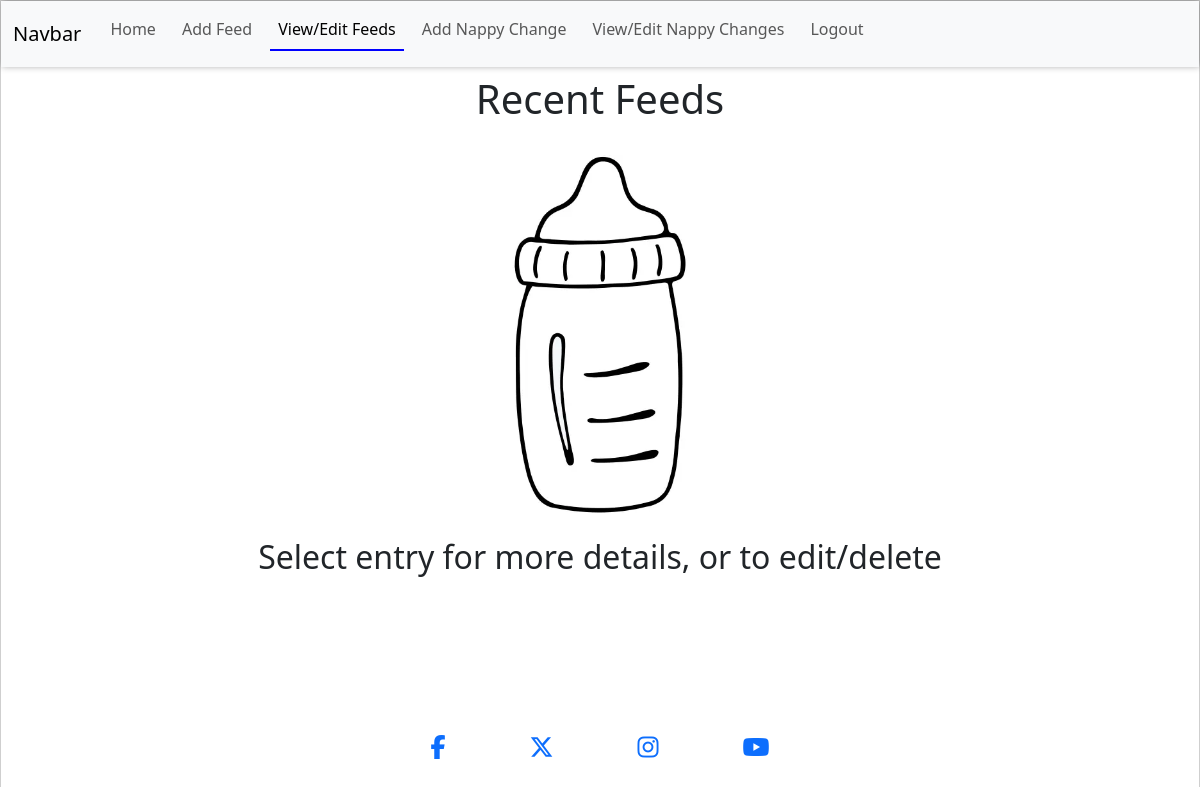
Before: /feeds/feeds_list/ (signed in) with the older database file.
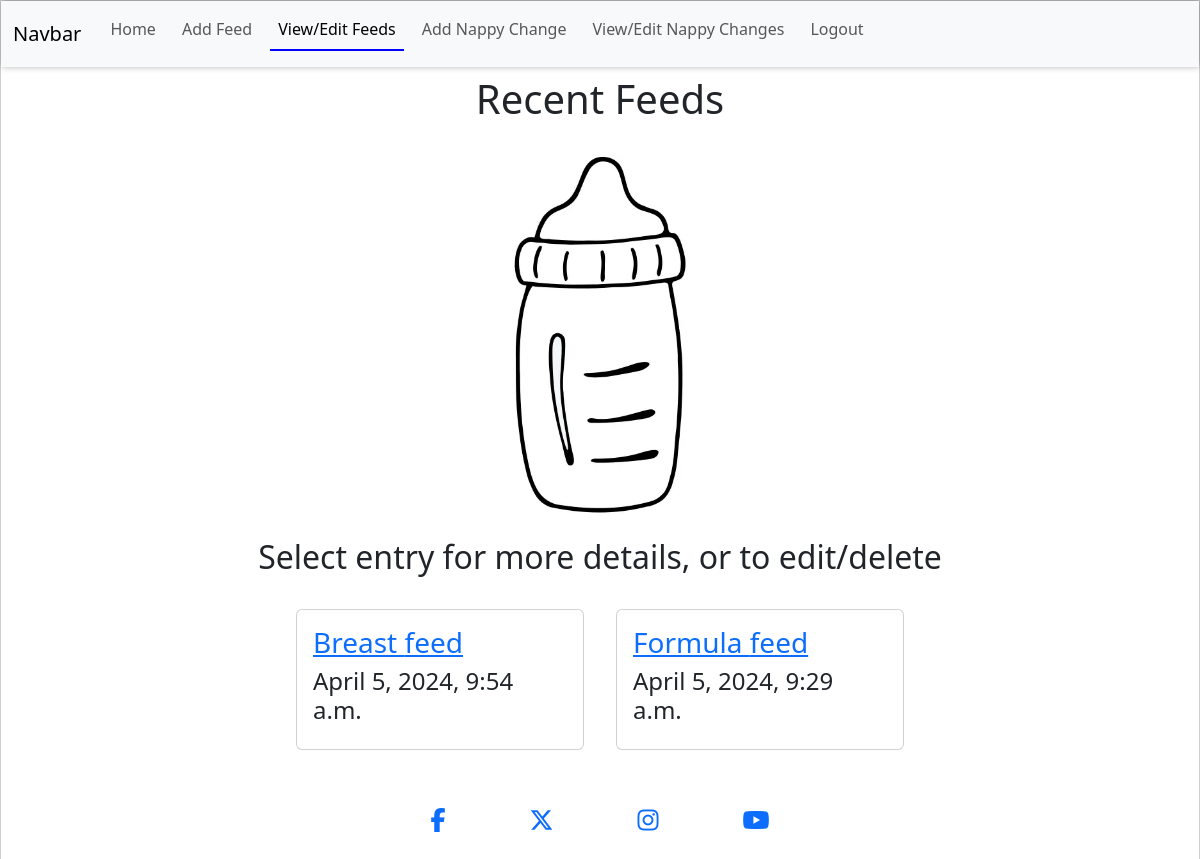
After: the same page with the newer database file.
### feeds/models.py (models this page shows, shortened)
class Feed(models.Model):
    FEED_TYPE = (
        ("formula", "Formula"),
        ("breast", "Breast"),
    )
    user = models.ForeignKey(User, on_delete=models.CASCADE, related_name="feeds_list")
    date_and_time = models.DateTimeField()
    feed_type = models.CharField(
        max_length=10, choices=FEED_TYPE, null=False, blank=False
    )
    formula_amount_ml = models.IntegerField(default=0)
    breast_feed_time_minutes = models.IntegerField(default=0)
    notes = models.CharField(max_length=200, blank=True)
    class Meta:
        ordering = ["-date_and_time"]

### feeds/views.py (the view)
# urls.py: path("feeds_list/", FeedsList.as_view(), name="feeds_list"),
class FeedsList(LoginRequiredMixin, ListView):
    template_name = "feeds/feeds_list.html"
    model = Feed
    context_object_name = "feeds_list"
    def get_queryset(self):
        return self.request.user.feeds_list.all()

### feeds/templates/feeds/feeds_list.html (shortened to what this page needs)
{% extends "base.html" %}
{% load static %}
{% block content %}
<h1 class="text-center p-2 d-block">
  Recent Feeds
</h1>
<div class="feed-list-img text-center">
  <img src="{% static 'images/baby-milk-bottle.webp' %}" alt="Baby milk bottle clipart" class="bottle-feed-pic">
</div>
<h2 class="text-center p-2 d-block">
  Select entry for more details, or to edit/delete
</h2>
<div class="container d-flex flex-row flex-wrap justify-content-center">
  {% for feed in feeds_list %}
  <div class="card feeds_list_card" aria-label="{{feed.feed_type}} feed from {{feed.date_and_time}}"
    style="width: 18rem;">
    <div class="card-body ">
      <a href="{% url 'feed_detail' feed.id %}">
        <h3 class="card-title">{{feed.feed_type|title}} feed</h3>
      </a>
      <h4>{{feed.date_and_time}}</h4>
    </div>
  </div>
  {% endfor %}
</div>
{% endblock %}

### templates/base.html (shortened to what this page needs)
{%load static %}
<!DOCTYPE html>
<html lang="en">
<head>
    {% block extra_css %}
    <link rel="stylesheet" href="https://cdnjs.cloudflare.com/ajax/libs/bootstrap/5.3.3/css/bootstrap.min.css"
 />
    <link rel="stylesheet" href={% static '/css/base.css' %}>
    {% endblock %}
</head>
<body>
    {% include 'includes/header.html' %}
    <main>
        {% block content %}
        {% endblock %}
    </main>
    {% include 'includes/footer.html' %}
</body>
</html>

### templates/includes/header.html (shortened to what this page needs)
{%load static %}
<header>
  {% with request.resolver_match.url_name as url_name %}
    <nav class="navbar navbar-expand-sm bg-body-tertiary">
        <div class="container-fluid">
          <a class="navbar-brand" href="#">Navbar</a>
          <div class="collapse navbar-collapse" id="navbarNav">
            <ul class="navbar-nav me-auto mb-2">
              <li class="nav-item">
                <a class="nav-link {% if url_name == 'home' %}active{% endif %}" aria-current="page" href="{% url 'home' %}">Home</a>
              </li>
              <li class="nav-item">
                <a class="nav-link {% if url_name == 'add_feed' %}active{% endif %}" href="{% url 'add_feed' %}">Add Feed</a>
              </li>
              <li class="nav-item">
                <a class="nav-link {% if url_name == 'feeds_list' %}active{% endif %}" href="{% url 'feeds_list' %}">View/Edit Feeds</a>
              </li>
              <li class="nav-item">
                <a class="nav-link {% if url_name == 'add_nappy_change' %}active{% endif %}" href="{% url 'add_nappy_change' %}">Add Nappy Change</a>
              </li>
              <li class="nav-item">
                <a class="nav-link {% if url_name == 'nappy_changes_list' %}active{% endif %}" href="{% url 'nappy_changes_list' %}">View/Edit Nappy Changes</a>
              </li>
              {% if request.user.is_authenticated %}
              <li class="nav-item">
                <a class="nav-link {% if url_name == 'accounts_logout' %}active{% endif %}" href="/accounts/logout/">Logout</a>
              </li>
              {% endif %}
            </ul>
          </div>
        </div>
      </nav>
{% endwith %}
</header>

### templates/includes/footer.html
<footer>
        <a href="https://www.facebook.com/" target="_blank" rel="noopener"
                aria-label="Find us on Facebook (opens in a new tab)"><i class="fa-brands fa-facebook-f social-icon"></i></a>
        <a href="https://www.twitter.com/" target="_blank" rel="noopener"
                aria-label="Find us on X (opens in a new tab)"><i class="fa-brands fa-x-twitter social-icon"></i></a>
        <a href="https://www.instagram.com/" target="_blank" rel="noopener"
                aria-label="Find us on Instagram (opens in a new tab)"><i class="fa-brands fa-instagram social-icon"></i></a>
        <a href="https://www.youtube.com/" target="_blank" rel="noopener"
                aria-label="Find us on YouTube (opens in a new tab)"><i class="fa-brands fa-youtube social-icon"></i></a>
</footer>

### static/css/base.css (style rules this page uses)
:root { --title: 'Tilt Neon', sans-serif; --main-font: 'Hind', sans-serif; --small-box-shadow: 1px -1px 7px 0 #00000061; border: 1px solid #00000030; }
body { display: flex; flex-direction: column; min-height: 100vh; }
main { flex: 1 0 auto; }
.nav-item { margin-left: 5px; margin-right: 5px; }
.navbar { box-shadow: var(--small-box-shadow); }
.active { border-bottom: 2px solid blue; font-weight: 500; }
.card { margin: 1rem; }
.bottle-feed-pic { width: 15%; margin: 1rem; }
footer { flex-shrink: 0; display: flex; flex-direction: row; justify-content: center; align-items: center; }
.social-icon { font-size: 150%; margin: 3.5vw; }

Changed rows visible on the page:
added Feed: feed_type "Breast", date_and_time "April 5, 2024, 9:54 a.m."
added Feed: feed_type "Formula", date_and_time "April 5, 2024, 9:29 a.m."
